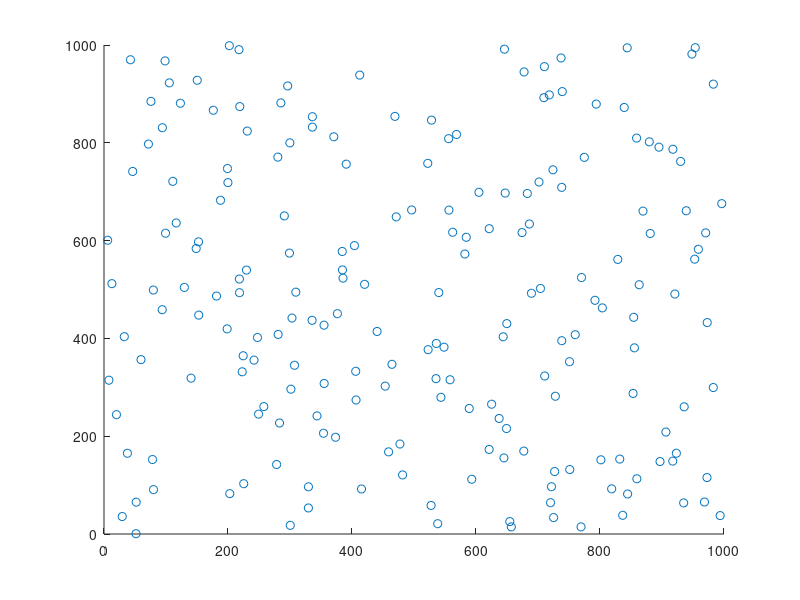

The MATLAB source for this figure: (Note: this script raises an error after producing the figure.)
% Alghalandis Discrete Fracture Network Engineering (ADFNE)
% Author: Younes Fadakar Alghalandis
% Copyright (c) 2016 Alghalandis Computing @ http://alghalandis.net
% All rights reserved.
%
% Part of package: UpsFrac
% Modified by: Tao Chen et al.
% Email: chentao9330@gmail.com
% Copyright (c) 2024  UpsFrac Developers.
% All rights reserved.
% Modification Date: Oct 2024
% Description of modifications:
%  (1) power law length distribution;
%  (2) correlating aperture to fracture length;
%  (3) combining stochastic and determined fractures;
%  (4) export DFN in files;

clear all
clc

%% Paremeters of the fracture network
%number of the fractures / density
n = 200;

%length of the square region
L = 1000;

%%
% Set the number of DFM realizations
num_real = 1;     % Number of DFM realizations

for i = 1:num_real
    a=num2str(i)
    
    %% region of the fracture network
    rgn = [0,L,0,L];
    
    %% modeling location of the fractures
    pts = L*rand(n,2);
    scatter(pts(:,1),pts(:,2))
    axis([0 L 0 L])
    
    %% modeling orientation of the fracture network
    %orientation parameter
    kappa = 0;%random when kappa=0
    theta=3*pi/4;
    ags = circ_vmrnd(theta,kappa,n);
    
    %% modeling length of the fractures
    %power-law distribution
    % Parameters
    l_min = 100;
    l_max = 1000;
    number = n;
    exponent = 2.5;
    
    % Generate fracture lengths using the power-law function
    lhs = rndm_powerlaw(l_min, l_max, exponent*(-1)+1, number);
    
    %% Generate apertures: length (l)-aperture(a) coorelation: a=A*l(exp(b)),
    % b=0, constant;b=0.5, sublinear;b=1.0, linear;
    A=2.3e-5;
    b=0.5;
    Aperture_0=A*lhs.^b;
    
    %% generation of the fracture network
    [dx,dy] = pol2cart(ags,0.5*lhs);
    olines = [pts(:,1)-dx,pts(:,2)-dy,pts(:,1)+dx,pts(:,2)+dy]; %original
    lines = ClipLines2D(olines,rgn);
    
    %% combine stochastic and determintic fractures
    lines_determ = load( 'frac_determintic.txt');
    lines= [lines; lines_determ(:,1:4)];
    Aperture_0= [Aperture_0; lines_determ(:,5)];
    
    %% Visualisation
    clf
    [X,Y] = LinesToXYnan2D(lines);
    
    % Assuming X, Y, and a are defined
    numLines = size(X, 2); % Number of lines
    colors = zeros(numLines, 3); % Initialize color array
    
    % Normalize 'a' to range [0, 1]
    a_normalized = (Aperture_0 - min(Aperture_0)) / (max(Aperture_0) - min(Aperture_0));
    
    % Create a colormap from blue to red
    for i = 1:numLines
        colors(i, :) = [a_normalized(i), 0, 1 - a_normalized(i)]; % Interpolate color
    end
    
    % Plot each line with the corresponding color
    hold on; % Ensure all lines are plotted on the same figure
    for i = 1:numLines
        for j=1:4
            if lines(i,j)<0
                lines(i,j)=0
            end
            if lines(i,j)>L
                lines(i,j)=L
            end
        end
        plot(X(:, i), Y(:, i), 'Color', colors(i, :)); % Use color based on 'a'
    end
    
    axis([0 L 0 L])
    axis equal;
    
    % Set the plot range from 0 to L for both X and Y axes
    xlim([0 L]);
    ylim([0 L]);
    
    grid on;
    set(gca,'Xtick',0:100:L);
    set(gca,'Ytick',0:100:L);
    
    box on;
    
    %% save the modeling results
    
    % fid=fopen(['frac_dfm',a,'.txt'],'w');
    % fprintf(fid,'%8.6f %8.6f; %8.6f %8.6f; \n',lines')
    %
    % fid=fopen(['frac_',a,'.txt'],'w');
    % fprintf(fid,'%8.6f %8.6f %8.6f %8.6f \n',lines')
    
    lines(:,5)=Aperture_0
    
    fid=fopen(['frac_0_',a,'.txt'],'w');
    fprintf(fid,'%8.6f %8.6f %8.6f %8.6f %6.2g\n',lines')
    
end